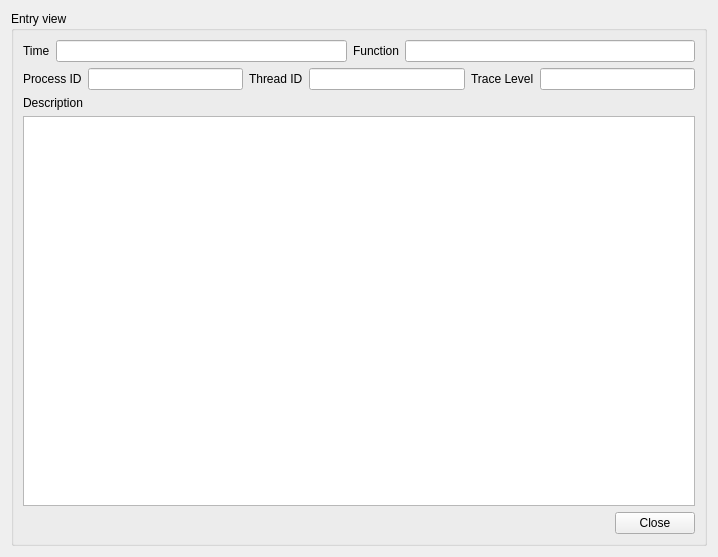
<?xml version="1.0" encoding="UTF-8"?>
<ui version="4.0">
 <class>LogEntryView</class>
 <widget class="QWidget" name="LogEntryView">
  <property name="geometry">
   <rect>
    <x>0</x>
    <y>0</y>
    <width>718</width>
    <height>557</height>
   </rect>
  </property>
  <property name="windowTitle">
   <string>Form</string>
  </property>
  <layout class="QVBoxLayout" name="verticalLayout_4">
   <item>
    <widget class="QGroupBox" name="groupBox">
     <property name="title">
      <string>Entry view</string>
     </property>
     <layout class="QVBoxLayout" name="verticalLayout_3">
      <item>
       <layout class="QVBoxLayout" name="verticalLayout">
        <item>
         <layout class="QHBoxLayout" name="horizontalLayout">
          <item>
           <widget class="QLabel" name="lblTime">
            <property name="text">
             <string>Time</string>
            </property>
           </widget>
          </item>
          <item>
           <widget class="QLineEdit" name="txtTime"/>
          </item>
          <item>
           <widget class="QLabel" name="lblFunction">
            <property name="text">
             <string>Function</string>
            </property>
           </widget>
          </item>
          <item>
           <widget class="QLineEdit" name="txtFunction"/>
          </item>
         </layout>
        </item>
        <item>
         <layout class="QHBoxLayout" name="horizontalLayout_2">
          <item>
           <widget class="QLabel" name="lblProcessId">
            <property name="text">
             <string>Process ID</string>
            </property>
           </widget>
          </item>
          <item>
           <widget class="QLineEdit" name="txtProcessID"/>
          </item>
          <item>
           <widget class="QLabel" name="lblThreadID">
            <property name="text">
             <string>Thread ID</string>
            </property>
           </widget>
          </item>
          <item>
           <widget class="QLineEdit" name="txtThreadID"/>
          </item>
          <item>
           <widget class="QLabel" name="lblTraceLevel">
            <property name="text">
             <string>Trace Level</string>
            </property>
           </widget>
          </item>
          <item>
           <widget class="QLineEdit" name="txtTraceLevel"/>
          </item>
         </layout>
        </item>
        <item>
         <layout class="QVBoxLayout" name="verticalLayout_2">
          <item>
           <widget class="QLabel" name="lblDescription">
            <property name="text">
             <string>Description</string>
            </property>
           </widget>
          </item>
          <item>
           <widget class="QTextEdit" name="textEdit"/>
          </item>
          <item alignment="Qt::AlignRight">
           <widget class="QPushButton" name="btnClose">
            <property name="sizePolicy">
             <sizepolicy hsizetype="Fixed" vsizetype="Fixed">
              <horstretch>0</horstretch>
              <verstretch>0</verstretch>
             </sizepolicy>
            </property>
            <property name="text">
             <string>Close</string>
            </property>
           </widget>
          </item>
         </layout>
        </item>
       </layout>
      </item>
     </layout>
    </widget>
   </item>
  </layout>
 </widget>
 <resources/>
 <connections/>
</ui>
